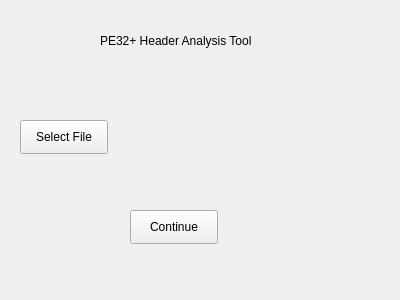
<?xml version="1.0" encoding="UTF-8"?>
<ui version="4.0">
 <class>FileSelection</class>
 <widget class="QDockWidget" name="FileSelection">
  <property name="geometry">
   <rect>
    <x>0</x>
    <y>0</y>
    <width>400</width>
    <height>300</height>
   </rect>
  </property>
  <property name="windowTitle">
   <string>Select File</string>
  </property>
  <widget class="QWidget" name="dockWidgetContents">
   <widget class="QLabel" name="progname">
    <property name="geometry">
     <rect>
      <x>100</x>
      <y>30</y>
      <width>221</width>
      <height>21</height>
     </rect>
    </property>
    <property name="text">
     <string>PE32+ Header Analysis Tool</string>
    </property>
   </widget>
   <widget class="QLabel" name="filepath">
    <property name="geometry">
     <rect>
      <x>230</x>
      <y>130</y>
      <width>121</width>
      <height>31</height>
     </rect>
    </property>
    <property name="text">
     <string/>
    </property>
   </widget>
   <widget class="QPushButton" name="continueButton">
    <property name="geometry">
     <rect>
      <x>130</x>
      <y>210</y>
      <width>88</width>
      <height>34</height>
     </rect>
    </property>
    <property name="text">
     <string>Continue</string>
    </property>
   </widget>
   <widget class="QPushButton" name="fileButton">
    <property name="geometry">
     <rect>
      <x>20</x>
      <y>120</y>
      <width>88</width>
      <height>34</height>
     </rect>
    </property>
    <property name="text">
     <string>Select File</string>
    </property>
   </widget>
  </widget>
 </widget>
 <resources/>
 <connections/>
</ui>
